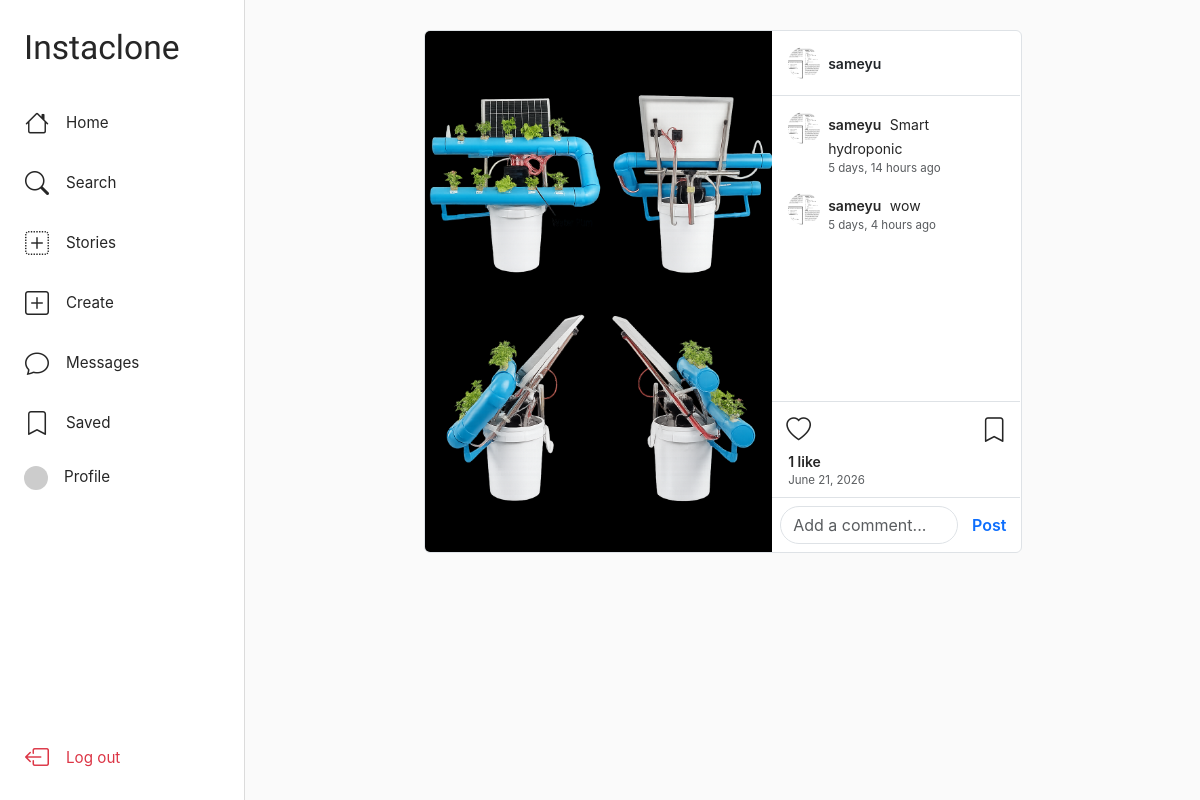
The app's page /post/2/ (signed in) with its own data.
### posts/models.py (models this page shows, shortened)
class PostMedia(models.Model):
    MEDIA_TYPES = [('image', 'Image'), ('video', 'Video')]
    post = models.ForeignKey(Post, on_delete=models.CASCADE, related_name='media')
    file = models.FileField(upload_to='posts/')
    media_type = models.CharField(max_length=10, choices=MEDIA_TYPES, default='image')
    order = models.PositiveIntegerField(default=0)
    class Meta:
        ordering = ['order']

class Post(models.Model):
    author = models.ForeignKey(User, on_delete=models.CASCADE, related_name='posts')
    caption = models.TextField(blank=True, max_length=2200)
    created_at = models.DateTimeField(auto_now_add=True)
    updated_at = models.DateTimeField(auto_now=True)
    class Meta:
        ordering = ['-created_at']
    @property
    def like_count(self):
        return self.likes.count()

class Comment(models.Model):
    user = models.ForeignKey(User, on_delete=models.CASCADE, related_name='comments')
    post = models.ForeignKey(Post, on_delete=models.CASCADE, related_name='comments')
    text = models.TextField(max_length=2200)
    parent = models.ForeignKey(
        'self', null=True, blank=True, on_delete=models.CASCADE, related_name='replies'
    )
    created_at = models.DateTimeField(auto_now_add=True)
    class Meta:
        ordering = ['created_at']

### users/models.py (models this page shows, shortened)
class User(AbstractUser):
    bio = models.TextField(blank=True, max_length=500)
    profile_picture = models.ImageField(
        upload_to='profile_pics/',
        blank=True,
        null=True,
    )
    website = models.URLField(blank=True)
    is_private = models.BooleanField(default=False)
    def get_profile_picture_url(self):
        if self.profile_picture:
            return self.profile_picture.url
        initials = self.username[:2].upper()
        colors = ['4f5bd5', 'd62976', 'fa7e1e', '962fbf', '0095f6', '00b894', 'e17055', '6c5ce7']
        color = colors[sum(ord(c) for c in self.username) % len(colors)]
        return f'https://ui-avatars.com/api/?name={initials}&background={color}&color=fff&size=150&bold=true&font-size=0.45'

### posts/views.py (the view)
# urls.py: path('post/<int:post_id>/', views.post_detail_view, name='post_detail'),
@login_required
def post_detail_view(request, post_id):
    post = get_object_or_404(Post, id=post_id)
    comments = Comment.objects.filter(
        post=post, parent=None
    ).select_related('user').prefetch_related('replies__user')
    is_liked = Like.objects.filter(user=request.user, post=post).exists()
    is_saved = SavedPost.objects.filter(user=request.user, post=post).exists()
    if request.method == 'POST':
        form = CommentForm(request.POST)
        if form.is_valid():
            comment = form.save(commit=False)
            comment.user = request.user
            comment.post = post
            parent_id = request.POST.get('parent_id')
            if parent_id:
                comment.parent = get_object_or_404(Comment, id=parent_id)
            comment.save()
            if request.headers.get('X-Requested-With') == 'XMLHttpRequest':
                return JsonResponse({
                    'username': comment.user.username,
                    'profile_pic': comment.user.get_profile_picture_url(),
                    'text': comment.text,
                    'comment_id': comment.id,
                })
            return redirect('posts:post_detail', post_id=post.id)
    else:
        form = CommentForm()
    context = {
        'post': post,
        'comments': comments,
        'is_liked': is_liked,
        'is_saved': is_saved,
        'comment_form': form,
    }
    return render(request, 'posts/post_detail.html', context)

### posts/forms.py
class CommentForm(forms.ModelForm):
    class Meta:
        model = Comment
        fields = ['text']
        widgets = {
            'text': forms.TextInput(attrs={
                'class': 'form-control rounded-pill',
                'placeholder': 'Add a comment...',
                'autocomplete': 'off',
            })
        }
        labels = {'text': ''}

### templates/posts/post_detail.html (shortened to what this page needs)
{% extends 'base.html' %}
{% block content %}
<div class="content-wrap">
  <div class="bg-white border rounded overflow-hidden">
    <div class="row g-0" style="min-height: 400px;">
      <div class="col-md-7 bg-black d-flex align-items-center justify-content-center">
        {% with post.media.all as media_list %}
        {% if media_list|length > 1 %}
        <div id="detail-carousel" class="carousel slide w-100" data-bs-ride="false">
          <div class="carousel-inner">
            {% for m in media_list %}
            <div class="carousel-item {% if forloop.first %}active{% endif %}">
              {% if m.media_type == 'video' %}
              <video src="{{ m.file.url }}" controls class="d-block w-100" style="max-height:70vh;object-fit:contain;"></video>
              {% else %}
              <img src="{{ m.file.url }}" class="d-block w-100" style="max-height:70vh;object-fit:contain;" alt="">
              {% endif %}
            </div>
            {% endfor %}
          </div>
          <button class="carousel-control-prev" type="button" data-bs-target="#detail-carousel" data-bs-slide="prev">
            <span class="carousel-control-prev-icon"></span>
          </button>
          <button class="carousel-control-next" type="button" data-bs-target="#detail-carousel" data-bs-slide="next">
            <span class="carousel-control-next-icon"></span>
          </button>
        </div>
        {% elif media_list %}
        {% with media_list.0 as m %}
        {% if m.media_type == 'video' %}
        <video src="{{ m.file.url }}" controls class="w-100" style="max-height:70vh;object-fit:contain;"></video>
        {% else %}
        <img src="{{ m.file.url }}" class="w-100" style="max-height:70vh;object-fit:contain;" alt="">
        {% endif %}
        {% endwith %}
        {% endif %}
        {% endwith %}
      </div>
      <div class="col-md-5 d-flex flex-column" style="max-height: 70vh;">
        <div class="d-flex align-items-center gap-2 p-3 border-bottom">
          <a href="{% url 'users:profile' username=post.author.username %}">
            <img src="{{ post.author.get_profile_picture_url }}" class="post-avatar" alt="">
          </a>
          <a href="{% url 'users:profile' username=post.author.username %}" class="fw-semibold text-dark text-decoration-none small flex-grow-1">
            {{ post.author.username }}
          </a>
        </div>
        <div class="overflow-auto flex-grow-1 p-3" id="comments-section">
          {% if post.caption %}
          <div class="d-flex gap-2 mb-3">
            <a href="{% url 'users:profile' username=post.author.username %}">
              <img src="{{ post.author.get_profile_picture_url }}" class="post-avatar" alt="">
            </a>
            <div>
              <span class="fw-semibold small">{{ post.author.username }}</span>
              <span class="small ms-1">{{ post.caption }}</span>
              <div class="text-muted" style="font-size:.72rem;">{{ post.created_at|timesince }} ago</div>
            </div>
          </div>
          {% endif %}
          <div id="comments-list">
            {% for comment in comments %}
            <div class="d-flex gap-2 mb-2">
              <a href="{% url 'users:profile' username=comment.user.username %}">
                <img src="{{ comment.user.get_profile_picture_url }}" class="post-avatar" alt="">
              </a>
              <div>
                <span class="fw-semibold small">{{ comment.user.username }}</span>
                <span class="small ms-1">{{ comment.text }}</span>
                <div class="text-muted" style="font-size:.72rem;">{{ comment.created_at|timesince }} ago</div>
              </div>
            </div>
            {% empty %}
            <p class="text-muted small text-center py-3">No comments yet. Be the first!</p>
            {% endfor %}
          </div>
        </div>
        <div class="border-top p-2">
          <div class="d-flex align-items-center">
            <button class="btn-icon {% if is_liked %}active{% endif %}" id="like-btn"
                    onclick="toggleAction('{% url 'posts:like_toggle' post_id=post.id %}', this, 'active', document.getElementById('like-count'))">
              <i class="bi {% if is_liked %}bi-heart-fill text-danger{% else %}bi-heart{% endif %}"></i>
            </button>
            <div class="ms-auto">
              <button class="btn-icon {% if is_saved %}active{% endif %}" id="save-btn"
                      onclick="toggleAction('{% url 'posts:save_toggle' post_id=post.id %}', this, 'active', null)">
                <i class="bi {% if is_saved %}bi-bookmark-fill{% else %}bi-bookmark{% endif %}"></i>
              </button>
            </div>
          </div>
          <div class="px-2 fw-semibold small" id="like-count">{{ post.like_count }} like{{ post.like_count|pluralize }}</div>
          <div class="px-2 text-muted" style="font-size:.72rem;">{{ post.created_at|date:"F j, Y" }}</div>
        </div>
        <div class="border-top">
          <form class="d-flex align-items-center gap-2 p-2" id="comment-form">
            {{ comment_form.text }}
            <button type="submit" class="text-primary fw-semibold border-0 bg-transparent flex-shrink-0">Post</button>
          </form>
        </div>
      </div>
    </div>
  </div>
</div>
{% endblock %}

### templates/base.html (style rules this page uses)
:root { --ig-gradient: linear-gradient(45deg, #f9ce34, #ee2a7b, #6228d7); --ig-gradient-diag: linear-gradient(45deg, #feda75 0%, #fa7e1e 25%, #d62976 50%, #962fbf 75%, #4f5bd5 100%); --ig-blue: #0095f6; --ig-text: #262626; --ig-muted: #8e8e8e; --ig-border: #dbdbdb; --sidebar-w: 245px; --sidebar-w-collapsed: 72px; }
* { box-sizing: border-box; }
body { background: #fafafa; color: var(--ig-text); font-family: -apple-system, BlinkMacSystemFont, 'Segoe UI', Roboto, Helvetica, Arial, sans-serif; }
a { text-decoration: none; }
.content-wrap { max-width: 630px; margin: 0 auto; padding: 30px 16px 80px; width: 100%; }
.post-avatar { width: 32px; height: 32px; border-radius: 50%; object-fit: cover; }
.btn-icon { background: none; border: none; padding: 8px 6px; font-size: 1.55rem; cursor: pointer; color: var(--ig-text); line-height: 1; transition: transform .08s; }

### records on screen
PostMedia: file (picture)
Post: author.get_profile_picture_url (picture), author.username "sameyu", caption "Smart hydroponic", created_at "5 days, 14 hours", like_count "1", created_at "June 21, 2026"
Comment: user.get_profile_picture_url (picture), user.username "sameyu", text "wow", created_at "5 days, 4 hours"
